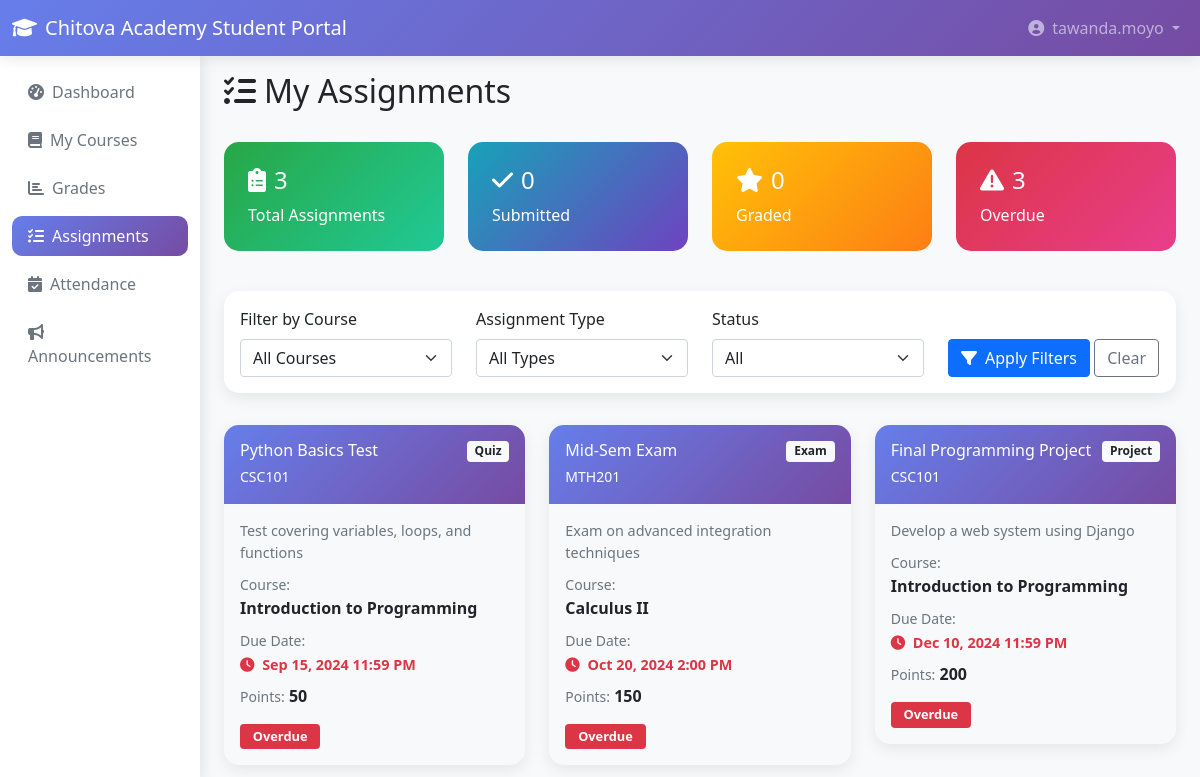
/assignments.php (signed in), run on the app's committed database.
### tables this page shows
CREATE TABLE IF NOT EXISTS assignments (
    id INT PRIMARY KEY AUTO_INCREMENT,
    course_id INT NOT NULL,
    title VARCHAR(100) NOT NULL,
    description TEXT,
    due_date DATETIME NOT NULL,
    max_points INT NOT NULL DEFAULT 100,
    assignment_type ENUM('homework', 'quiz', 'exam', 'project', 'practical') NOT NULL,
    created_at TIMESTAMP DEFAULT CURRENT_TIMESTAMP,
    FOREIGN KEY (course_id) REFERENCES courses(id) ON DELETE CASCADE
);

CREATE TABLE IF NOT EXISTS courses (
    id INT PRIMARY KEY AUTO_INCREMENT,
    course_code VARCHAR(20) UNIQUE NOT NULL,
    course_name VARCHAR(100) NOT NULL,
    description TEXT,
    credits INT NOT NULL DEFAULT 3,
    teacher_id INT,
    semester VARCHAR(20) NOT NULL,
    year INT NOT NULL,
    max_students INT DEFAULT 30,
    status ENUM('active', 'inactive') DEFAULT 'active',
    FOREIGN KEY (teacher_id) REFERENCES teachers(id) ON DELETE SET NULL
);

### config.php (called while the page is built, shortened)
<?php
function formatDateTime($datetime, $format = 'M d, Y g:i A') {
    return date($format, strtotime($datetime));
}
?>

### assignments.php (the view, shortened to what this page needs)
<?php
require_once __DIR__ . '/../config.php';
$userId = $_SESSION['user_id'];
$stmt = $pdo->prepare("
    SELECT s.*
    FROM students s
    WHERE s.user_id = ?
");
$stmt->execute([$userId]);
$studentInfo = $stmt->fetch();
$statusFilter = $_GET['status'] ?? 'all';
$whereConditions = ["e.student_id = ?"];
$params = [$studentInfo['id']];
$whereClause = implode(' AND ', $whereConditions);
$stmt = $pdo->prepare("
    SELECT
        a.*,
        c.course_name,
        c.course_code,
        g.points_earned,
        g.submitted_at,
        g.graded_at,
        g.feedback,
        CASE
            WHEN g.submitted_at IS NOT NULL AND g.points_earned IS NOT NULL THEN 'graded'
            WHEN g.submitted_at IS NOT NULL THEN 'submitted'
            WHEN a.due_date < NOW() THEN 'overdue'
            ELSE 'pending'
        END as status
    FROM assignments a
    JOIN courses c ON a.course_id = c.id
    JOIN enrollments e ON (e.course_id = c.id AND e.status = 'enrolled')
    LEFT JOIN grades g ON (g.assignment_id = a.id AND g.student_id = e.student_id)
    WHERE $whereClause
    ORDER BY a.due_date ASC
");
$stmt->execute($params);
$assignments = $stmt->fetchAll();
$totalAssignments = count($assignments);
$submittedCount = count(array_filter($assignments, fn($a) => $a['submitted_at'] !== null));
$gradedCount = count(array_filter($assignments, fn($a) => $a['points_earned'] !== null));
$overdueCount = count(array_filter($assignments, fn($a) => $a['status'] === 'overdue'));
?>
<!DOCTYPE html>
<html lang="en">
<head>
    <link href="https://cdn.jsdelivr.net/npm/bootstrap@5.1.3/dist/css/bootstrap.min.css" rel="stylesheet">
    <link href="https://cdnjs.cloudflare.com/ajax/libs/font-awesome/6.0.0/css/all.min.css" rel="stylesheet">
</head>
<body>
    <nav class="navbar navbar-expand-lg navbar-dark">
        <div class="container-fluid">
            <a class="navbar-brand" href="dashboard.php">
                <i class="fas fa-graduation-cap me-2"></i><?php echo APP_NAME; ?>
            </a>
            <div class="navbar-nav ms-auto">
                <div class="nav-item dropdown">
                    <a class="nav-link dropdown-toggle" href="#" id="navbarDropdown" role="button"
                       data-bs-toggle="dropdown" aria-expanded="false">
                        <i class="fas fa-user-circle me-2"></i><?php echo $_SESSION['username']; ?>
                    </a>
                </div>
            </div>
        </div>
    </nav>
    <div class="container-fluid">
        <div class="row">
            <nav class="col-md-2 sidebar">
                <div class="position-sticky pt-3">
                    <ul class="nav nav-pills flex-column mb-auto">
                        <li class="nav-item">
                            <a href="dashboard.php" class="nav-link">
                                <i class="fas fa-tachometer-alt me-2"></i>Dashboard
                            </a>
                        </li>
                        <li class="nav-item">
                            <a href="courses.php" class="nav-link">
                                <i class="fas fa-book me-2"></i>My Courses
                            </a>
                        </li>
                        <li class="nav-item">
                            <a href="grades.php" class="nav-link">
                                <i class="fas fa-chart-bar me-2"></i>Grades
                            </a>
                        </li>
                        <li class="nav-item">
                            <a href="assignments.php" class="nav-link active">
                                <i class="fas fa-tasks me-2"></i>Assignments
                            </a>
                        </li>
                        <li class="nav-item">
                            <a href="attendance.php" class="nav-link">
                                <i class="fas fa-calendar-check me-2"></i>Attendance
                            </a>
                        </li>
                        <li class="nav-item">
                            <a href="announcements.php" class="nav-link">
                                <i class="fas fa-bullhorn me-2"></i>Announcements
                            </a>
                        </li>
                    </ul>
                </div>
            </nav>
            <main class="col-md-10 ms-sm-auto px-md-4">
                <div class="pt-3 pb-2 mb-3">
                    <h1 class="h2">
                        <i class="fas fa-tasks me-2"></i>My Assignments
                    </h1>
                </div>
                <div class="row mb-4">
                    <div class="col-md-3">
                        <div class="stats-card">
                            <h4><i class="fas fa-clipboard-list me-2"></i><?php echo $totalAssignments; ?></h4>
                            <p class="mb-0">Total Assignments</p>
                        </div>
                    </div>
                    <div class="col-md-3">
                        <div class="stats-card info">
                            <h4><i class="fas fa-check me-2"></i><?php echo $submittedCount; ?></h4>
                            <p class="mb-0">Submitted</p>
                        </div>
                    </div>
                    <div class="col-md-3">
                        <div class="stats-card warning">
                            <h4><i class="fas fa-star me-2"></i><?php echo $gradedCount; ?></h4>
                            <p class="mb-0">Graded</p>
                        </div>
                    </div>
                    <div class="col-md-3">
                        <div class="stats-card danger">
                            <h4><i class="fas fa-exclamation-triangle me-2"></i><?php echo $overdueCount; ?></h4>
                            <p class="mb-0">Overdue</p>
                        </div>
                    </div>
                </div>
                <div class="filter-card p-3">
                    <form method="GET" action="assignments.php">
                        <div class="row">
                            <div class="col-md-3">
                                <label for="course" class="form-label">Filter by Course</label>
                                <select class="form-select" id="course" name="course">
                                    <option value="">All Courses</option>
                                </select>
                            </div>
                            <div class="col-md-3">
                                <label for="type" class="form-label">Assignment Type</label>
                                <select class="form-select" id="type" name="type">
                                    <option value="">All Types</option>
                                </select>
                            </div>
                            <div class="col-md-3">
                                <label for="status" class="form-label">Status</label>
                                <select class="form-select" id="status" name="status">
                                    <option value="all" <?php echo $statusFilter === 'all' ? 'selected' : ''; ?>>All</option>
                                </select>
                            </div>
                            <div class="col-md-3">
                                <label class="form-label">&nbsp;</label>
                                <div>
                                    <button type="submit" class="btn btn-primary">
                                        <i class="fas fa-filter me-2"></i>Apply Filters
                                    </button>
                                    <a href="assignments.php" class="btn btn-outline-secondary">Clear</a>
                                </div>
                            </div>
                        </div>
                    </form>
                </div>
                <div class="row">
                    <?php if (empty($assignments)): ?>
                    <div class="col-12">
                        <div class="assignment-card">
                            <div class="card-body text-center py-5">
                                <i class="fas fa-clipboard-list fa-3x text-muted mb-3"></i>
                                <h5 class="text-muted">No assignments found</h5>
                                <p class="text-muted">Try adjusting your filters or check back later.</p>
                            </div>
                        </div>
                    </div>
                    <?php else: ?>
                        <?php foreach ($assignments as $assignment): ?>
                        <div class="col-md-6 col-lg-4">
                            <div class="assignment-card">
                                <div class="assignment-header">
                                    <div class="d-flex justify-content-between align-items-start">
                                        <div>
                                            <h6 class="mb-1"><?php echo htmlspecialchars($assignment['title']); ?></h6>
                                            <small><?php echo $assignment['course_code']; ?></small>
                                        </div>
                                        <span class="badge badge-pill bg-light text-dark">
                                            <?php echo ucfirst($assignment['assignment_type']); ?>
                                        </span>
                                    </div>
                                </div>
                                <div class="card-body">
                                    <?php if ($assignment['description']): ?>
                                    <p class="card-text text-muted mb-2" style="font-size: 0.9rem;">
                                        <?php echo htmlspecialchars(substr($assignment['description'], 0, 100)) . (strlen($assignment['description']) > 100 ? '...' : ''); ?>
                                    </p>
                                    <?php endif; ?>
                                    <div class="mb-2">
                                        <small class="text-muted">Course:</small><br>
                                        <strong><?php echo htmlspecialchars($assignment['course_name']); ?></strong>
                                    </div>
                                    <div class="mb-2">
                                        <small class="text-muted">Due Date:</small><br>
                                        <span class="due-date <?php echo $assignment['status'] === 'overdue' ? 'overdue' : ''; ?>">
                                            <i class="fas fa-clock me-1"></i>
                                            <?php echo formatDateTime($assignment['due_date']); ?>
                                        </span>
                                    </div>
                                    <div class="mb-3">
                                        <small class="text-muted">Points:</small>
                                        <strong><?php echo $assignment['max_points']; ?></strong>
                                    </div>
                                    <div class="d-flex justify-content-between align-items-center">
                                        <span class="status-badge badge
                                            <?php
                                            switch($assignment['status']) {
                                                case 'overdue': echo 'bg-danger'; break;
                                            }
                                            ?>">
                                            <?php echo ucfirst($assignment['status']); ?>
                                        </span>
                                    </div>
                                </div>
                            </div>
                        </div>
                        <?php endforeach; ?>
                    <?php endif; ?>
                </div>
            </main>
        </div>
    </div>
</body>
</html>

### assignments.php (style rules this page uses)
:root { --primary-color: #667eea; --secondary-color: #764ba2; }
body { background-color: #f8f9fa; }
.navbar { background: linear-gradient(135deg, var(--primary-color) 0%, var(--secondary-color) 100%); box-shadow: 0 2px 15px rgba(0, 0, 0, 0.1); }
.sidebar { background: white; min-height: calc(100vh - 76px); box-shadow: 2px 0 15px rgba(0, 0, 0, 0.1); }
.nav-pills .nav-link { color: #6c757d; margin-bottom: 0.5rem; border-radius: 10px; }
.nav-pills .nav-link.active { background: linear-gradient(135deg, var(--primary-color) 0%, var(--secondary-color) 100%); }
.stats-card { background: linear-gradient(135deg, #28a745 0%, #20c997 100%); color: white; border-radius: 15px; padding: 1.5rem; margin-bottom: 1rem; }
.stats-card.warning { background: linear-gradient(135deg, #ffc107 0%, #fd7e14 100%); }
.stats-card.info { background: linear-gradient(135deg, #17a2b8 0%, #6f42c1 100%); }
.stats-card.danger { background: linear-gradient(135deg, #dc3545 0%, #e83e8c 100%); }
.assignment-card { border: none; border-radius: 15px; box-shadow: 0 5px 15px rgba(0, 0, 0, 0.08); margin-bottom: 1rem; transition: transform 0.3s ease; }
.status-badge { font-size: 0.8rem; padding: 0.4rem 0.8rem; }
.assignment-header { background: linear-gradient(135deg, var(--primary-color) 0%, var(--secondary-color) 100%); color: white; border-radius: 15px 15px 0 0; padding: 1rem; }
.due-date { font-size: 0.9rem; }
.overdue { color: #dc3545; font-weight: bold; }
.filter-card { background: white; border-radius: 15px; box-shadow: 0 5px 15px rgba(0, 0, 0, 0.08); margin-bottom: 2rem; }

### data on the page
assignments: title "Python Basics Test", course.course_code "CSC101", assignment_type "Quiz", description "Test covering variables, loops, and functions", course.course_name "Introduction to Programming", due_date "Sep 15, 2024 11:59 PM", max_points "50", status "Overdue"
assignments: title "Mid-Sem Exam", course.course_code "MTH201", assignment_type "Exam", description "Exam on advanced integration techniques", course.course_name "Calculus II", due_date "Oct 20, 2024 2:00 PM", max_points "150", status "Overdue"
assignments: title "Final Programming Project", course.course_code "CSC101", assignment_type "Project", description "Develop a web system using Django", course.course_name "Introduction to Programming", due_date "Dec 10, 2024 11:59 PM", max_points "200", status "Overdue"

### other printed values
APP_NAME "Chitova Academy Student Portal"
$_SESSION['username'] "tawanda.moyo"
$totalAssignments "3"
$submittedCount "0"
$gradedCount "0"
$overdueCount "3"
